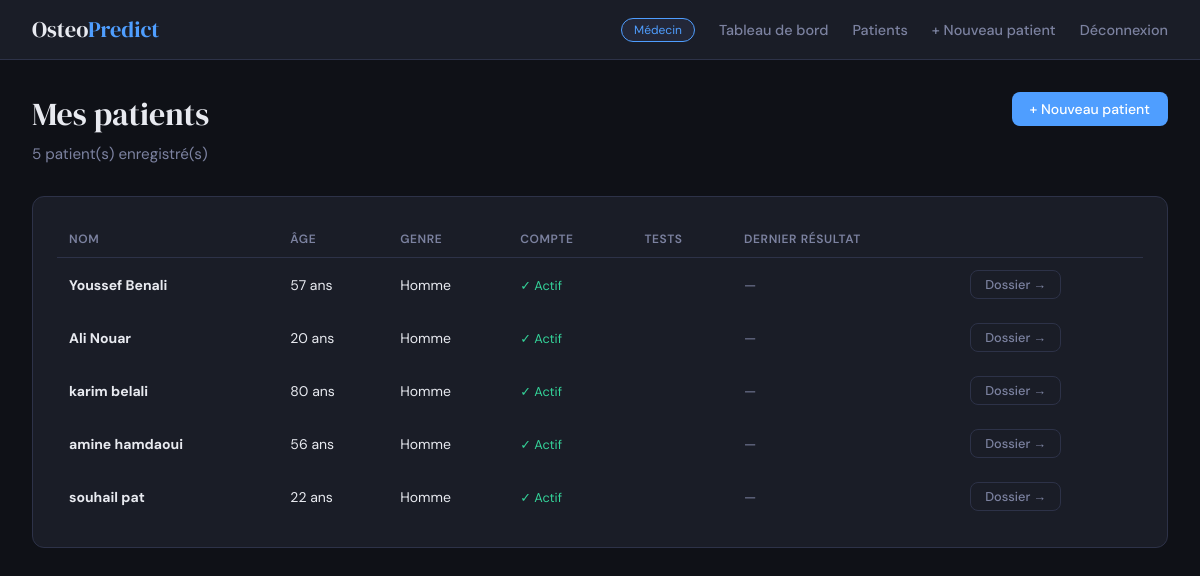
/patients/ (signed in), run on the app's committed database.
### predictor/models.py (models this page shows, shortened)
class Patient(models.Model):
    doctor = models.ForeignKey(User, on_delete=models.CASCADE, related_name="patients")
    user = models.OneToOneField(User, on_delete=models.SET_NULL, null=True, blank=True, related_name="patient_profile")
    first_name = models.CharField(max_length=100)
    last_name = models.CharField(max_length=100)
    age = models.PositiveIntegerField()
    gender = models.CharField(max_length=20, blank=True, null=True)
    created_at = models.DateTimeField(auto_now_add=True)
    class Meta:
        ordering = ["last_name", "first_name"]

### predictor/views.py (the view)
        def wrapper(request, *args, **kwargs):
            if not request.user.is_authenticated:
                return redirect('login')
            if get_user_role(request.user) != role:
                return redirect('home')
            return view_func(request, *args, **kwargs)

### predictor/views.py (called while the page is built)
def get_user_role(user):
    try:
        return user.profile.role
    except UserProfile.DoesNotExist:
        return None

def require_role(role):
    def decorator(view_func):
        def wrapper(request, *args, **kwargs):
            if not request.user.is_authenticated:
                return redirect('login')
            if get_user_role(request.user) != role:
                return redirect('home')
            return view_func(request, *args, **kwargs)
        wrapper.__name__ = view_func.__name__
        return wrapper
    return decorator

@require_role('doctor')
@login_required
def patient_list(request):
    patients = Patient.objects.filter(doctor=request.user)
    return render(request, 'predictor/patient_list.html', {'patients': patients})

### predictor/templates/predictor/patient_list.html (shortened to what this page needs)
{% extends 'predictor/base.html' %}
{% block content %}
<div class="page-header" style="display:flex;justify-content:space-between;align-items:flex-start;">
    <div>
        <div class="page-title">Mes patients</div>
        <div class="page-subtitle">{{ patients|length }} patient(s) enregistré(s)</div>
    </div>
    <a href="{% url 'add_patient' %}" class="btn btn-primary">+ Nouveau patient</a>
</div>
<div class="card">
    {% if patients %}
    <table class="table">
        <thead>
            <tr>
                <th>Nom</th>
                <th>Âge</th>
                <th>Genre</th>
                <th>Compte</th>
                <th>Tests</th>
                <th>Dernier résultat</th>
                <th></th>
            </tr>
        </thead>
        <tbody>
        {% for p in patients %}
        {% with latest=p.cdc_predictions.first %}
        <tr>
            <td><strong>{{ p.first_name }} {{ p.last_name }}</strong></td>
            <td>{{ p.age }} ans</td>
            <td>{{ p.gender|default:"—" }}</td>
            <td>
                {% if p.user %}
                <span style="color:var(--accent-patient);font-size:.8rem;">✓ Actif</span>
                {% else %}
                <span style="color:var(--text-muted);font-size:.8rem;">—</span>
                {% endif %}
            </td>
            <td>{{ p.cdc_predictions.count }}</td>
            <td>
                {% if latest %}
                <span class="badge badge-{{ latest.risk_level }}">{{ latest.probability|floatformat:1 }}% · {{ latest.risk_label }}</span>
                {% else %}
                <span style="color:var(--text-muted)">—</span>
                {% endif %}
            </td>
            <td>
                <a href="{% url 'patient_detail' p.id %}" class="btn btn-outline" style="padding:5px 14px;font-size:.8rem;">Dossier →</a>
            </td>
        </tr>
        {% endwith %}
        {% endfor %}
        </tbody>
    </table>
    {% else %}
    <div style="text-align:center;padding:3rem;color:var(--text-muted);">
        <div style="font-size:3rem;margin-bottom:1rem;"></div>
        <p>Aucun patient enregistré.</p>
        <a href="{% url 'add_patient' %}" class="btn btn-primary" style="margin-top:1rem;">Ajouter le premier patient</a>
    </div>
    {% endif %}
</div>
{% endblock %}

### predictor/templates/predictor/base.html (style rules this page uses)
:root { --bg: #0f1117; --surface: #1a1d27; --surface2: #232738; --border: #2d3248; --text: #e8eaf0; --text-muted: #7c82a0; --accent-doctor: #4f9eff; --accent-patient: #34d399; --danger: #f87171; --warning: #fbbf24; --font-display: 'DM Serif Display', serif; --font-body: 'DM Sans', sans-serif; }
* { box-sizing: border-box; margin: 0; padding: 0; }
body { font-family: var(--font-body); background: var(--bg); color: var(--text); min-height: 100vh; }
.card { background: var(--surface); border: 1px solid var(--border); border-radius: 12px; padding: 1.5rem; }
.btn { display: inline-flex; align-items: center; gap: 6px; padding: 8px 18px; border-radius: 8px; border: none; font-family: var(--font-body); font-size: 0.875rem; font-weight: 500; cursor: pointer; text-decoration: none; transition: all .2s; }
.btn-primary { background: var(--accent-doctor); color: #fff; }
.btn-outline { background: transparent; color: var(--text-muted); border: 1px solid var(--border); }
.page-header { margin-bottom: 2rem; }
.page-title { font-family: var(--font-display); font-size: 2rem; margin-bottom: 0.5rem; }
.page-subtitle { color: var(--text-muted); font-size: 0.95rem; }
.table { width: 100%; border-collapse: collapse; }
.table th { text-align: left; padding: 10px 12px; font-size: 0.75rem; font-weight: 600; text-transform: uppercase; letter-spacing: .05em; color: var(--text-muted); border-bottom: 1px solid var(--border); }
.table td { padding: 12px; font-size: 0.875rem; border-bottom: 1px solid var(--border)88; }
.table tr:last-child td { border-bottom: none; }

### data on the page
Patient: first_name "Youssef", last_name "Benali", age "57", gender "Homme", shows "✓ Actif"
Patient: first_name "Ali", last_name "Nouar", age "20", gender "Homme", shows "✓ Actif"
Patient: first_name "karim", last_name "belali", age "80", gender "Homme", shows "✓ Actif"
Patient: first_name "amine", last_name "hamdaoui", age "56", gender "Homme", shows "✓ Actif"
Patient: first_name "souhail", last_name "pat", age "22", gender "Homme", shows "✓ Actif"

### other printed values
{{ patients|length }} "5"
